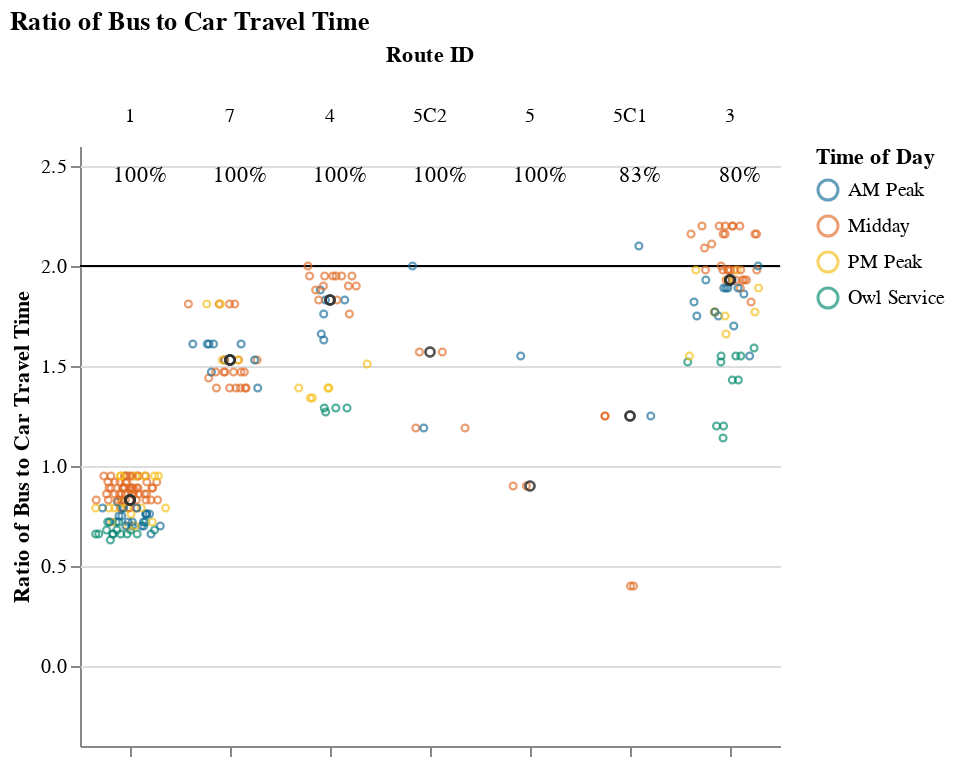
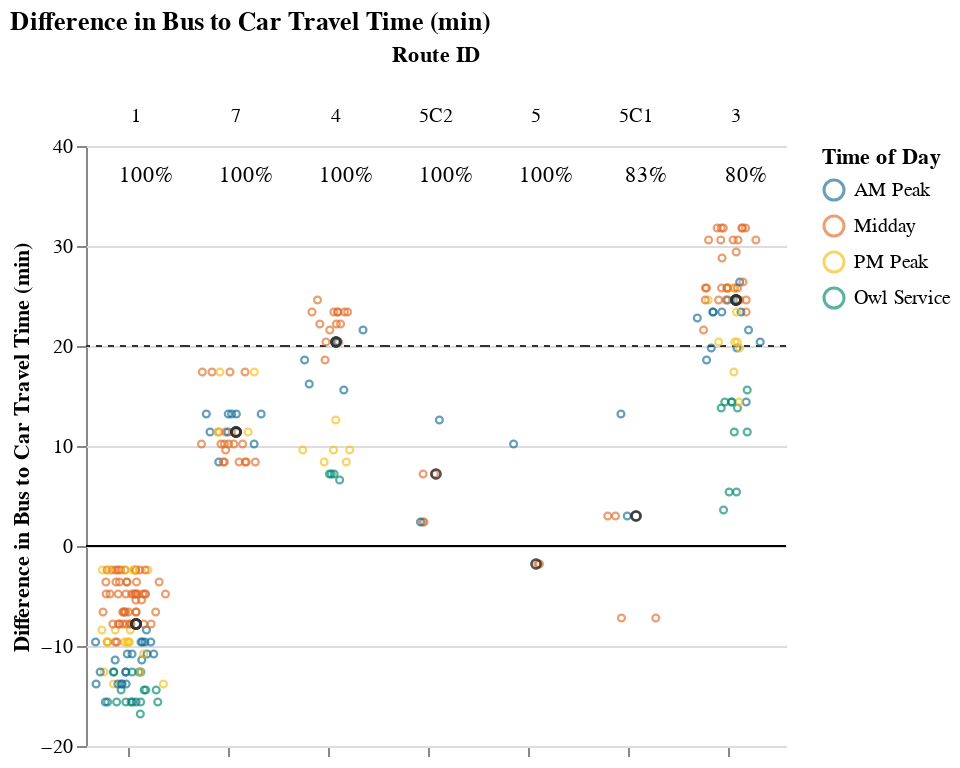

Write notebook code for charts like these, in order.
### Markdown cell above
## Viable Competitive Routes
### Short Routes (< 1 hr)

### Code cell
# Allow for possibility that operator doesn't have routes that fall into certain route_groups
# But, jupyterbook will not like markdown with f-string
# separate out route_group and put in each cell, and use try/except + if to display...
# but all 3 route groups must be displayed. just add sentence about why no routes were returned at the end
route_group = "short"
try:
    display_charts_for_route_group(df, route_group)
except:
    print("No routes meet this criteria.")

### Figure 1 — Vega-Lite specification as saved in the notebook (floating-point values rounded to 4 significant figures; data arrays with more than 128 entries replaced by an {"elided": "..."} marker saying what was removed)
{"config": {"view": {"continuousWidth": 400, "continuousHeight": 300, "stroke": null}, "facet": {"spacing": 0}}, "data": {"name": "data-d1e616a679708eb3a36b14edea848073"}, "facet": {"column": {"field": "route_id", "sort": ["1", "7", "4", "5C2", "5", "5C1", "3"], "title": "Route ID", "type": "nominal"}}, "spec": {"layer": [{"mark": "rule", "encoding": {"color": {"value": "black"}, "y": {"field": "cutoff", "type": "quantitative"}}, "selection": {"selector001": {"type": "interval", "bind": "scales", "encodings": ["x", "y"]}}}, {"mark": {"type": "point", "opacity": 0.65, "size": 12, "strokeWidth": 1.1}, "encoding": {"color": {"field": "time_of_day", "scale": {"range": ["#136C97", "#E16B26", "#F6BF16", "#00896B", "#7790A3", "#5B559C"]}, "sort": ["AM Peak", "Midday", "PM Peak", "Owl Service"], "title": "Time of Day", "type": "nominal"}, "tooltip": [{"field": "route_id", "type": "nominal"}, {"field": "trip_id", "type": "nominal"}, {"field": "service_hours", "type": "quantitative"}, {"field": "car_duration_hours", "type": "quantitative"}, {"field": "bus_multiplier", "type": "quantitative"}, {"field": "bus_difference", "type": "quantitative"}, {"field": "num_trips", "type": "quantitative"}, {"field": "num_competitive", "type": "quantitative"}, {"field": "pct_trips_competitive", "type": "quantitative"}, {"field": "p25", "type": "quantitative"}, {"field": "p50", "type": "quantitative"}, {"field": "p75", "type": "quantitative"}], "x": {"axis": {"grid": false, "labels": false, "ticks": true, "values": [0]}, "field": "jitter", "scale": {}, "title": null, "type": "quantitative"}, "y": {"field": "bus_multiplier", "scale": {"domain": [-0.25, 2.5]}, "title": "Ratio of Bus to Car Travel Time", "type": "quantitative"}}, "transform": [{"calculate": "sqrt(-2*log(random()))*cos(2*PI*random())", "as": "jitter"}], "width": 50}, {"layer": [{"mark": {"type": "point", "opacity": 0.6, "size": 20, "strokeWidth": 1.3}, "encoding": {"color": {"value": "#323434"}, "y": {"field": "bus_multiplier", "type": "quantitative"}}, "transform": [{"filter": "(datum.p50_trip === 1)"}]}, {"mark": {"type": "text", "align": "center", "baseline": "middle"}, "encoding": {"color": {"value": "black"}, "text": {"field": "pct_trips_competitive", "format": ".0%", "type": "quantitative"}, "tooltip": [{"field": "route_id", "type": "nominal"}, {"field": "trip_id", "type": "nominal"}, {"field": "service_hours", "type": "quantitative"}, {"field": "car_duration_hours", "type": "quantitative"}, {"field": "bus_multiplier", "type": "quantitative"}, {"field": "bus_difference", "type": "quantitative"}, {"field": "num_trips", "type": "quantitative"}, {"field": "num_competitive", "type": "quantitative"}, {"field": "pct_trips_competitive", "type": "quantitative"}, {"field": "p25", "type": "quantitative"}, {"field": "p50", "type": "quantitative"}, {"field": "p75", "type": "quantitative"}], "x": {"value": 30}, "y": {"value": 15}}, "transform": [{"calculate": "sqrt(-2*log(random()))*cos(2*PI*random())", "as": "jitter"}, {"filter": "(datum.fastest_trip === 1)"}]}]}]}, "resolve": {"scale": {"y": "shared"}}, "title": "Ratio of Bus to Car Travel Time", "$schema": "https://vega.github.io/schema/vega-lite/v4.17.0.json", "datasets": {"data-d1e616a679708eb3a36b14edea848073": {"elided": "255 records"}}}

### Figure 2 — Vega-Lite specification as saved in the notebook (floating-point values rounded to 4 significant figures; data arrays with more than 128 entries replaced by an {"elided": "..."} marker saying what was removed)
{"config": {"view": {"continuousWidth": 400, "continuousHeight": 300, "stroke": null}, "facet": {"spacing": 0}}, "data": {"name": "data-aef1dc6e7cbbfe7d96a1cf7d37fb1ceb"}, "facet": {"column": {"field": "route_id", "sort": ["1", "7", "4", "5C2", "5", "5C1", "3"], "title": "Route ID", "type": "nominal"}}, "spec": {"layer": [{"mark": "rule", "encoding": {"color": {"value": "black"}, "y": {"field": "cutoff", "type": "quantitative"}}, "selection": {"selector002": {"type": "interval", "bind": "scales", "encodings": ["x", "y"]}}}, {"mark": {"type": "rule", "strokeDash": [3, 3]}, "encoding": {"color": {"value": "#323434"}, "y": {"field": "cutoff2", "type": "quantitative"}}}, {"mark": {"type": "point", "opacity": 0.65, "size": 12, "strokeWidth": 1.1}, "encoding": {"color": {"field": "time_of_day", "scale": {"range": ["#136C97", "#E16B26", "#F6BF16", "#00896B", "#7790A3", "#5B559C"]}, "sort": ["AM Peak", "Midday", "PM Peak", "Owl Service"], "title": "Time of Day", "type": "nominal"}, "tooltip": [{"field": "route_id", "type": "nominal"}, {"field": "trip_id", "type": "nominal"}, {"field": "service_hours", "type": "quantitative"}, {"field": "car_duration_hours", "type": "quantitative"}, {"field": "bus_multiplier", "type": "quantitative"}, {"field": "bus_difference", "type": "quantitative"}, {"field": "num_trips", "type": "quantitative"}, {"field": "num_competitive", "type": "quantitative"}, {"field": "pct_trips_competitive", "type": "quantitative"}, {"field": "p25", "type": "quantitative"}, {"field": "p50", "type": "quantitative"}, {"field": "p75", "type": "quantitative"}], "x": {"axis": {"grid": false, "labels": false, "ticks": true, "values": [0]}, "field": "jitter", "scale": {}, "title": null, "type": "quantitative"}, "y": {"field": "bus_difference", "scale": {"domain": [-16.8, 38.4]}, "title": "Difference in Bus to Car Travel Time (min)", "type": "quantitative"}}, "transform": [{"calculate": "sqrt(-2*log(random()))*cos(2*PI*random())", "as": "jitter"}], "width": 50}, {"layer": [{"mark": {"type": "point", "opacity": 0.6, "size": 20, "strokeWidth": 1.3}, "encoding": {"color": {"value": "#323434"}, "y": {"field": "bus_difference", "type": "quantitative"}}, "transform": [{"filter": "(datum.p50_trip === 1)"}]}, {"mark": {"type": "text", "align": "center", "baseline": "middle"}, "encoding": {"color": {"value": "black"}, "text": {"field": "pct_trips_competitive", "format": ".0%", "type": "quantitative"}, "tooltip": [{"field": "route_id", "type": "nominal"}, {"field": "trip_id", "type": "nominal"}, {"field": "service_hours", "type": "quantitative"}, {"field": "car_duration_hours", "type": "quantitative"}, {"field": "bus_multiplier", "type": "quantitative"}, {"field": "bus_difference", "type": "quantitative"}, {"field": "num_trips", "type": "quantitative"}, {"field": "num_competitive", "type": "quantitative"}, {"field": "pct_trips_competitive", "type": "quantitative"}, {"field": "p25", "type": "quantitative"}, {"field": "p50", "type": "quantitative"}, {"field": "p75", "type": "quantitative"}], "x": {"value": 30}, "y": {"value": 15}}, "transform": [{"calculate": "sqrt(-2*log(random()))*cos(2*PI*random())", "as": "jitter"}, {"filter": "(datum.fastest_trip === 1)"}]}]}]}, "resolve": {"scale": {"y": "shared"}}, "title": "Difference in Bus to Car Travel Time (min)", "$schema": "https://vega.github.io/schema/vega-lite/v4.17.0.json", "datasets": {"data-aef1dc6e7cbbfe7d96a1cf7d37fb1ceb": {"elided": "255 records"}}}
